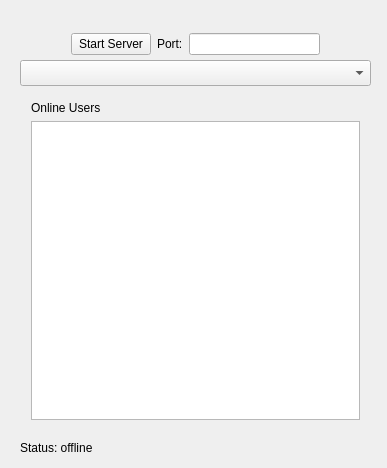
<?xml version="1.0" encoding="UTF-8"?>
<ui version="4.0">
 <class>Server</class>
 <widget class="QWidget" name="Server">
  <property name="geometry">
   <rect>
    <x>0</x>
    <y>0</y>
    <width>387</width>
    <height>468</height>
   </rect>
  </property>
  <property name="windowTitle">
   <string>Server</string>
  </property>
  <widget class="QLabel" name="statusLabel">
   <property name="geometry">
    <rect>
     <x>20</x>
     <y>440</y>
     <width>391</width>
     <height>16</height>
    </rect>
   </property>
   <property name="text">
    <string>Status: offline</string>
   </property>
  </widget>
  <widget class="QWidget" name="layoutWidget">
   <property name="geometry">
    <rect>
     <x>60</x>
     <y>10</y>
     <width>271</width>
     <height>68</height>
    </rect>
   </property>
   <layout class="QVBoxLayout" name="verticalLayout">
    <item>
     <layout class="QHBoxLayout" name="horizontalLayout">
      <item>
       <widget class="QPushButton" name="listeningPushButton">
        <property name="text">
         <string>Start Server</string>
        </property>
       </widget>
      </item>
      <item>
       <widget class="QLabel" name="portLabel">
        <property name="text">
         <string>Port:</string>
        </property>
        <property name="buddy">
         <cstring>PortLineEdit</cstring>
        </property>
       </widget>
      </item>
      <item>
       <widget class="QLineEdit" name="PortLineEdit"/>
      </item>
     </layout>
    </item>
   </layout>
  </widget>
  <widget class="QWidget" name="layoutWidget">
   <property name="geometry">
    <rect>
     <x>20</x>
     <y>90</y>
     <width>351</width>
     <height>341</height>
    </rect>
   </property>
   <layout class="QVBoxLayout" name="verticalLayout_2">
    <item>
     <widget class="QLabel" name="onlineUsersLabel">
      <property name="text">
       <string>Online Users</string>
      </property>
     </widget>
    </item>
    <item>
     <widget class="QListWidget" name="onlineUsersListWidget"/>
    </item>
   </layout>
  </widget>
  <widget class="QComboBox" name="interfacesComboBox">
   <property name="geometry">
    <rect>
     <x>20</x>
     <y>60</y>
     <width>351</width>
     <height>26</height>
    </rect>
   </property>
  </widget>
  <zorder>statusLabel</zorder>
  <zorder>layoutWidget</zorder>
  <zorder>layoutWidget</zorder>
  <zorder>onlineUsersListWidget</zorder>
  <zorder>onlineUsersLabel</zorder>
  <zorder>onlineUsersListWidget</zorder>
  <zorder>interfacesComboBox</zorder>
  <zorder></zorder>
  <zorder>interfacesComboBox</zorder>
 </widget>
 <layoutdefault spacing="6" margin="11"/>
 <resources/>
 <connections/>
</ui>
